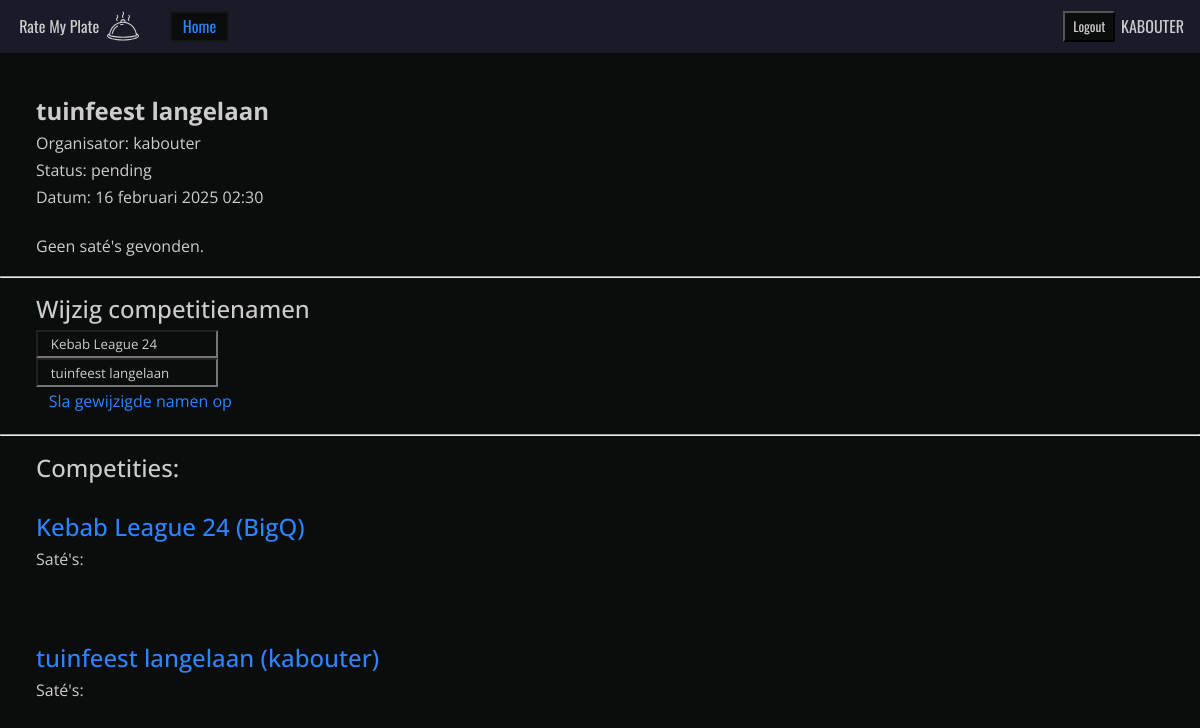
The app's page /competition/112/ (signed in) with its own data.
### competition/models.py (models this page shows, shortened)
class Competition(models.Model):
    name = models.CharField(max_length=100)
    status = models.CharField(blank=True, null=True, max_length=100)
    organiser = models.ForeignKey(Player, on_delete=models.CASCADE)
    date = models.DateTimeField(blank=True, null=True)
    def __str__(self):
        return f"{self.name} ({self.organiser.name})"

class Player(models.Model):
    user = models.OneToOneField(settings.AUTH_USER_MODEL, on_delete=models.CASCADE, primary_key=True)
    name = models.CharField(max_length=100)

### competition/views.py (the view)
# urls.py: path("competition/<int:pk>/", views.competition_detail, name="competition"),
@login_required
def competition_detail(request, pk):
    competition_selection = get_object_or_404(Competition, pk=pk)
    competition_list = Competition.objects.all()
    context = {"competition_selection": competition_selection,
               "competition_list": competition_list,
    }
    return render(request, "competition/competition_detail.html", context)

### competition/templates/competition/competition_detail.html (shortened to what this page needs)
{% extends 'competition/base.html' %}
{% block nav_links_extend %}
    <a href="{% url 'index' %}">Home</a>
{% endblock nav_links_extend %}
{% block content %}
<section>
    {% if competition_selection %}
    <h1>{{competition_selection.name}}</h1>
    <p>Organisator:     {{competition_selection.organiser.name}}</p>
    <p>Status:          {{competition_selection.status}}</p>
    <p>Datum:           {{competition_selection.date}}</p>
    <br>
        {% if competition_selection.satay_set.all %}
            {% for satay in competition_selection.satay_set.all %}
            <p>Satay: {{satay.cook }}</p>
                {% if satay.rating_set.all %}
                    {% for rating in satay.rating_set.all %}
                    <p>&nbsp;&nbsp; Rating: {{rating }}</p>
                    {% endfor %}
                {% else %}
                    <p>&nbsp;&nbsp; Geen ratings gevonden.</p>
                {% endif %}
            {% endfor %}
        {% else %}
            <p>Geen saté's gevonden.</p>
        {% endif %}
    {% else %}
    <p>Geen competities gevonden.</p>
    {% endif %}
</section>
<hr>
<section>
    <h2>Wijzig competitienamen</h2>
    <form action="{% url 'post_form' competition_selection.id %}" method="post">
        {% for competition in competition_list %}
            <input type="text" name="competition_{{ forloop.counter }}" id="competition{{ forloop.counter }}" value="{{competition.name}} "><br>
        {% endfor %}
        <input type="submit" value="Sla gewijzigde namen op">
    </form>
</section>
<hr>
<section>
<h2>Competities:</h2><br>
    {% if competition_list %}
        {% for competition in competition_list %}
            <h2><a href="/competition/{{ competition.id }}/">{{ competition }}</a></h2>
            <p>Saté's:</p>
            <br><br><br>
        {% endfor %}
    {% else %}
        <li>Geen competities gevonden.</li>
    {% endif %}
</section>
{% endblock content %}

### templates/base.html (shortened to what this page needs)
{% load static %}
<!DOCTYPE html>
<html lang="nl">
<head>
    <link rel="stylesheet" href="{% static 'reset.css' %}">
    <link rel="stylesheet" href="{% static 'base.css' %}">
    <link rel="stylesheet" href="{% static 'header.css' %}">
    {% block head_links %}{% endblock head_links %}
</head>
<body>
    <header>
        <a href="/" class="logo">
            <p>Rate My Plate</p>
            <img src="{% static 'competition/logo.svg' %}" alt="">
        </a>
        <div class="links">
            {% block nav_links %}
            {% endblock nav_links %}
        </div>
        <div class="active_user">
            {% if user.is_authenticated %}
            <form id="logout-form" method="post" action="{% url 'logout' %}">
                <button type="submit" class="btn btn-link">Logout</button>
            </form>
            <p class="username {% if user.is_superuser %}superuser{% endif %}">{{ user.username }}</p>
            {% else %}
                <p>Logged out</p>
                {% comment %} <p><a href="{% url 'login' %}" target="_self">login</a></p> {% endcomment %}
            {% endif %}
        </div>
    </header>
    <main>
        {% block content %}{% endblock content %}
    </main>
</body>
</html>

### static/base.css (style rules this page uses)
:root { --txt-main-clr: #ccc; --bg-clr: #0b0c0c; --link-clr: #2c84ff; --link-sec-clr: hsla(215, 100%, 59%, 0.12); --link-bg-hover: #040404; --th-bg-clr: #090a0a; --th-fk: #5aa85a; --th-pk: #b83285; --alert-succes:#28a745; --alert-info:var(--link-clr); --alert-warning:#ffb92c; --alert-error:#ff2c2c; }
body { background: var(--bg-clr) ; font-family: 'open sans'; color: var(--txt-main-clr); }
select, option, input { background: var(--bg-clr); color: var(--txt-main-clr); padding: 0.2rem 0.8rem; }

### records on screen
Competition: name "tuinfeest langelaan", organiser.name "kabouter", status "pending", date "16 februari 2025 02:30", name+organiser "tuinfeest langelaan (kabouter)"
Competition: name "Kebab League 24", name+organiser "Kebab League 24 (BigQ)"

### other values on screen
{{ user.username }} "KABOUTER"
